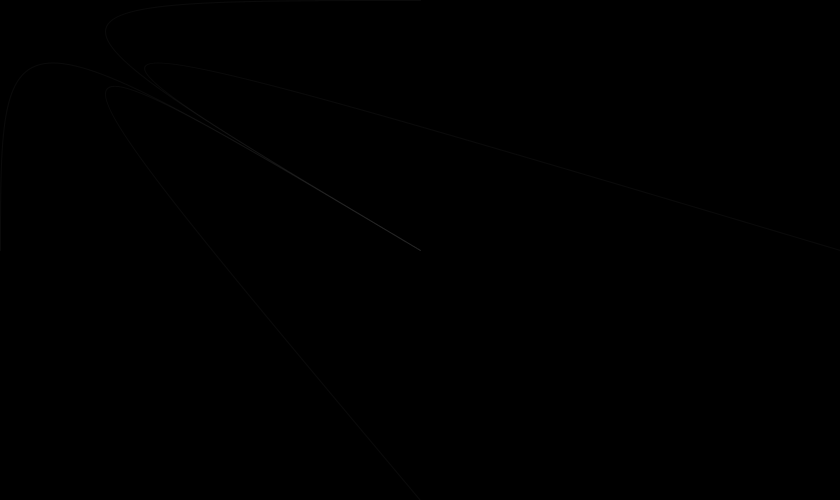
Frame 1 (no input)
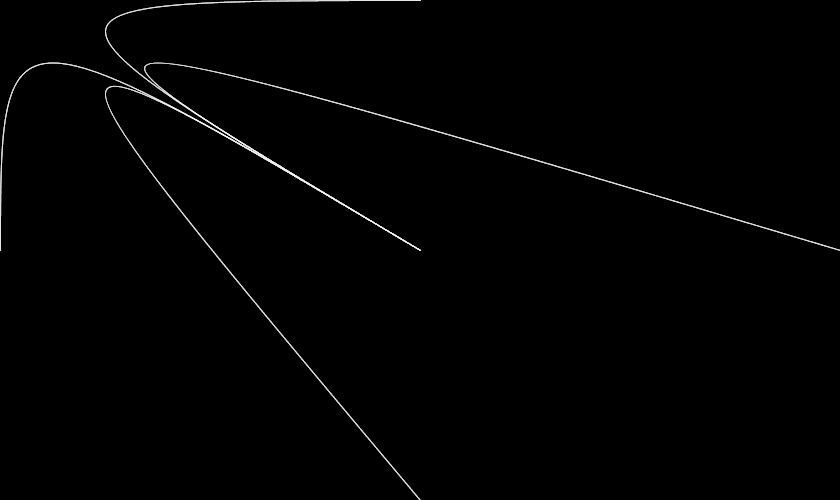
Frame 60 (the mouse pressed at the canvas centre just before this capture)
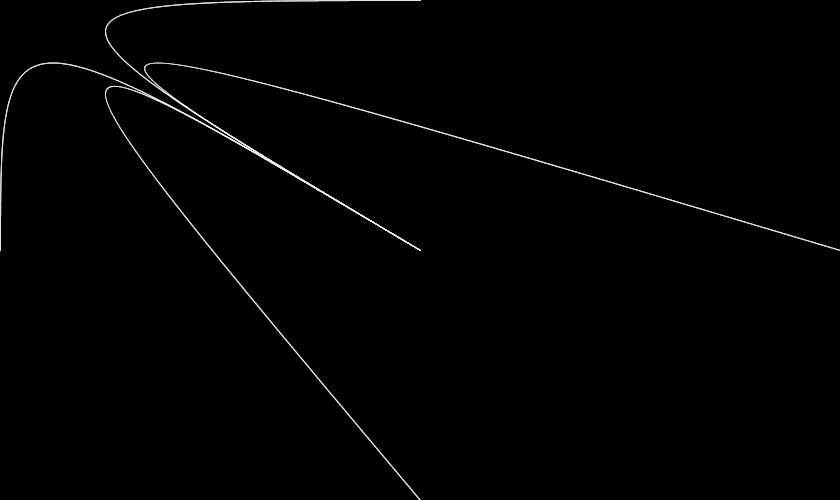
Frame 120 (the mouse held since frame 60 and released just before this capture)

The Processing sketch that drew these frames (run headless with seeded random() and noise(); from frame 60 on, the mouse is pressed at the canvas centre):

// Processing sketch: processing_61185
// ── processing_61185.pde

void setup(){
size(840,500);
background(0);
smooth();
 }
  
void draw(){
if (mousePressed) {
  stroke(255,255,255,60);
  line (width/2, height/2, mouseX, mouseY);
  
   
}
else{
  noFill();
  stroke(255,255,255,10);
  strokeWeight(1);
  bezier(0, 250, mouseX,mouseY,mouseX,mouseY,width/2, height/2);
  bezier(840, 250, mouseX,mouseY,mouseX,mouseY,width/2, height/2);
   bezier(420, 0, mouseX,mouseY,mouseX,mouseY,width/2, height/2);
  bezier(420, 500, mouseX,mouseY,mouseX,mouseY,width/2, height/2);
}
}     
